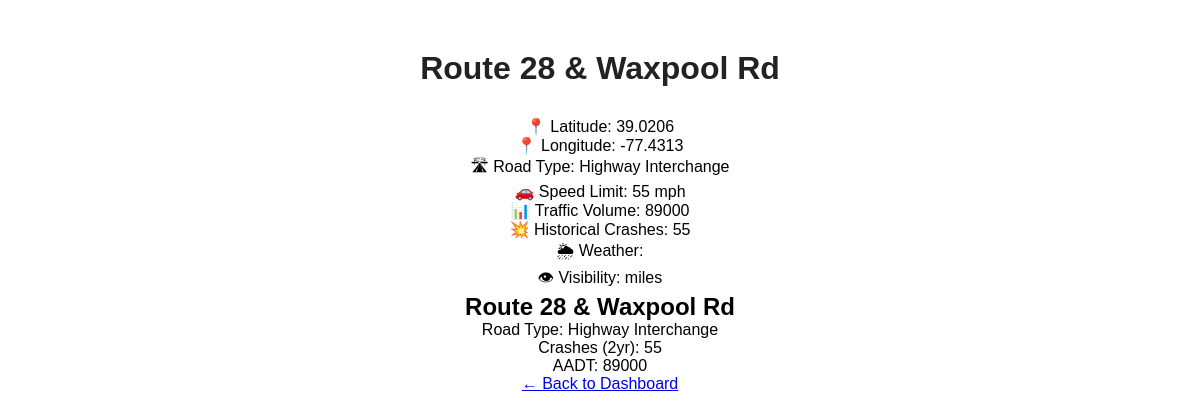
Screenshot of /location/3/ (signed in) with the database file from the repository.
### predictions/models.py (models this page shows, shortened)
class Location(models.Model):
    location_name = models.CharField(max_length=100)
    latitude = models.FloatField()
    longitude = models.FloatField()
    speed_limit = models.IntegerField(default = 25)
    road_type = models.CharField(max_length=50)
    lanes = models.IntegerField(default=2)
    aadt = models.IntegerField(default=0)
    rush_hour = models.CharField(max_length=50, default='8:00 AM - 9:00 AM')
    historical_crashes_2yr = models.IntegerField(default=0)

### website/views.py (the view)
# urls.py: path("location/<int:location_id>/", views.location_detail, name="location_detail"),
@login_required
def location_detail(request, location_id):
    location = get_object_or_404(Location, id=location_id)
    traffic_data = TrafficData.objects.filter(
        location=location
    ).order_by("-recorded_time")[:10]
    weather_data = WeatherData.objects.filter(
        location=location
    ).order_by("-recorded_time")[:10]
    combined_data = []
    for traffic in traffic_data:
        weather = None
        smallest_difference = float("inf")
        for w in weather_data:
            time_diff = abs(
                (traffic.recorded_time - w.recorded_time).total_seconds()
            )
            if time_diff < smallest_difference:
                smallest_difference = time_diff
                weather = w
        if smallest_difference > 300:
            weather = None
        combined_data.append({
            "traffic": traffic,
            "weather": weather,
        })
    return render(
        request,
        "website/location_detail.html",
        {
            "location": location,
            "combined_data": combined_data,
        },
    )

### website/templates/website/location_detail.html (shortened to what this page needs)
{% load static %}
<!DOCTYPE html>
<html lang="en">
<head>
    <link rel="stylesheet" href="{% static 'website/styles.css' %}">
</head>
<body>
<div class="location-detail" style="justify-content: center; align-items: center; display: flex; flex-direction: column; margin-top: 50px;">
    <h1>
        {{ location.location_name }}
    </h1>
    <p>
        📍 Latitude:
        {{ location.latitude }}
    </p>
    <p>
        📍 Longitude:
        {{ location.longitude }}
    </p>
    <p>
        🛣 Road Type:
        {{ location.road_type }}
    </p>
    <p>
        🚗 Speed Limit:
        {{ location.speed_limit }} mph
    </p>
    <p>
        📊 Traffic Volume:
        {{ location.aadt }}
    </p>
    <p>
        💥 Historical Crashes:
        {{ location.historical_crashes_2yr }}
    </p>
    <p>
        🌦 Weather:
    </p>
    <p>
        👁 Visibility:
        {{ location.visibility_miles }} miles
    </p>
    <h2>{{ location.location_name }}</h2>
<p>Road Type: {{ location.road_type }}</p>
<p>Crashes (2yr): {{ location.historical_crashes_2yr }}</p>
<p>AADT: {{ location.aadt }}</p>
    <a href="{% url 'dashboard' %}">
        ← Back to Dashboard
    </a>
</div>
</body>
</html>

### website/static/website/styles.css (style rules this page uses)
* { margin: 0; padding: 0; box-sizing: border-box; font-family: Arial, sans-serif; }
h1 { text-align: center; color: #222; margin-bottom: 30px; }

### rows the page displays
Location: location_name "Route 28 & Waxpool Rd", latitude "39.0206", longitude "-77.4313", road_type "Highway Interchange", speed_limit "55", aadt "89000", historical_crashes_2yr "55"
